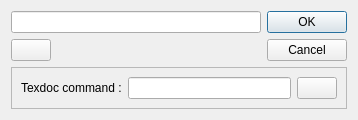
<?xml version="1.0" encoding="UTF-8"?>
<ui version="4.0">
 <class>TexdocDialog</class>
 <widget class="QDialog" name="TexdocDialog">
  <property name="geometry">
   <rect>
    <x>0</x>
    <y>0</y>
    <width>469</width>
    <height>142</height>
   </rect>
  </property>
  <property name="sizePolicy">
   <sizepolicy hsizetype="Preferred" vsizetype="Minimum">
    <horstretch>0</horstretch>
    <verstretch>0</verstretch>
   </sizepolicy>
  </property>
  <property name="windowTitle">
   <string>Search documentation about :</string>
  </property>
  <layout class="QGridLayout" name="gridLayout_3">
   <property name="sizeConstraint">
    <enum>QLayout::SetFixedSize</enum>
   </property>
   <item row="0" column="0">
    <layout class="QVBoxLayout" name="verticalLayout">
     <item>
      <layout class="QHBoxLayout" name="horizontalLayout">
       <item>
        <widget class="QLineEdit" name="lineEdit">
         <property name="sizePolicy">
          <sizepolicy hsizetype="MinimumExpanding" vsizetype="Fixed">
           <horstretch>0</horstretch>
           <verstretch>0</verstretch>
          </sizepolicy>
         </property>
         <property name="minimumSize">
          <size>
           <width>250</width>
           <height>0</height>
          </size>
         </property>
        </widget>
       </item>
      </layout>
     </item>
     <item>
      <layout class="QHBoxLayout" name="horizontalLayout_2">
       <item>
        <widget class="QPushButton" name="moreButton">
         <property name="sizePolicy">
          <sizepolicy hsizetype="Minimum" vsizetype="Fixed">
           <horstretch>0</horstretch>
           <verstretch>0</verstretch>
          </sizepolicy>
         </property>
         <property name="text">
          <string/>
         </property>
         <property name="icon">
          <iconset theme="list-add"/>
         </property>
        </widget>
       </item>
       <item>
        <spacer name="horizontalSpacer">
         <property name="orientation">
          <enum>Qt::Horizontal</enum>
         </property>
         <property name="sizeHint" stdset="0">
          <size>
           <width>40</width>
           <height>20</height>
          </size>
         </property>
        </spacer>
       </item>
      </layout>
     </item>
    </layout>
   </item>
   <item row="0" column="1">
    <widget class="QDialogButtonBox" name="buttonBox">
     <property name="sizePolicy">
      <sizepolicy hsizetype="Fixed" vsizetype="Fixed">
       <horstretch>0</horstretch>
       <verstretch>0</verstretch>
      </sizepolicy>
     </property>
     <property name="orientation">
      <enum>Qt::Vertical</enum>
     </property>
     <property name="standardButtons">
      <set>QDialogButtonBox::Cancel|QDialogButtonBox::Ok</set>
     </property>
    </widget>
   </item>
   <item row="2" column="0" colspan="2">
    <widget class="QFrame" name="extension">
     <property name="frameShape">
      <enum>QFrame::StyledPanel</enum>
     </property>
     <property name="frameShadow">
      <enum>QFrame::Raised</enum>
     </property>
     <layout class="QGridLayout" name="gridLayout_2">
      <item row="0" column="0">
       <layout class="QGridLayout" name="gridLayout">
        <item row="0" column="0">
         <widget class="QLabel" name="labelCommand">
          <property name="sizePolicy">
           <sizepolicy hsizetype="Preferred" vsizetype="Minimum">
            <horstretch>0</horstretch>
            <verstretch>0</verstretch>
           </sizepolicy>
          </property>
          <property name="text">
           <string>Texdoc command :</string>
          </property>
         </widget>
        </item>
        <item row="0" column="1">
         <widget class="QLineEdit" name="lineEditCommand">
          <property name="sizePolicy">
           <sizepolicy hsizetype="Expanding" vsizetype="Minimum">
            <horstretch>0</horstretch>
            <verstretch>0</verstretch>
           </sizepolicy>
          </property>
         </widget>
        </item>
        <item row="0" column="2">
         <widget class="QPushButton" name="pushButton">
          <property name="sizePolicy">
           <sizepolicy hsizetype="Minimum" vsizetype="Fixed">
            <horstretch>0</horstretch>
            <verstretch>0</verstretch>
           </sizepolicy>
          </property>
          <property name="text">
           <string/>
          </property>
          <property name="icon">
           <iconset theme="document-open"/>
          </property>
          <property name="iconSize">
           <size>
            <width>16</width>
            <height>16</height>
           </size>
          </property>
         </widget>
        </item>
       </layout>
      </item>
     </layout>
    </widget>
   </item>
  </layout>
 </widget>
 <tabstops>
  <tabstop>lineEdit</tabstop>
 </tabstops>
 <resources/>
 <connections>
  <connection>
   <sender>buttonBox</sender>
   <signal>accepted()</signal>
   <receiver>TexdocDialog</receiver>
   <slot>accept()</slot>
   <hints>
    <hint type="sourcelabel">
     <x>221</x>
     <y>176</y>
    </hint>
    <hint type="destinationlabel">
     <x>221</x>
     <y>96</y>
    </hint>
   </hints>
  </connection>
  <connection>
   <sender>buttonBox</sender>
   <signal>rejected()</signal>
   <receiver>TexdocDialog</receiver>
   <slot>reject()</slot>
   <hints>
    <hint type="sourcelabel">
     <x>221</x>
     <y>176</y>
    </hint>
    <hint type="destinationlabel">
     <x>221</x>
     <y>96</y>
    </hint>
   </hints>
  </connection>
 </connections>
</ui>
